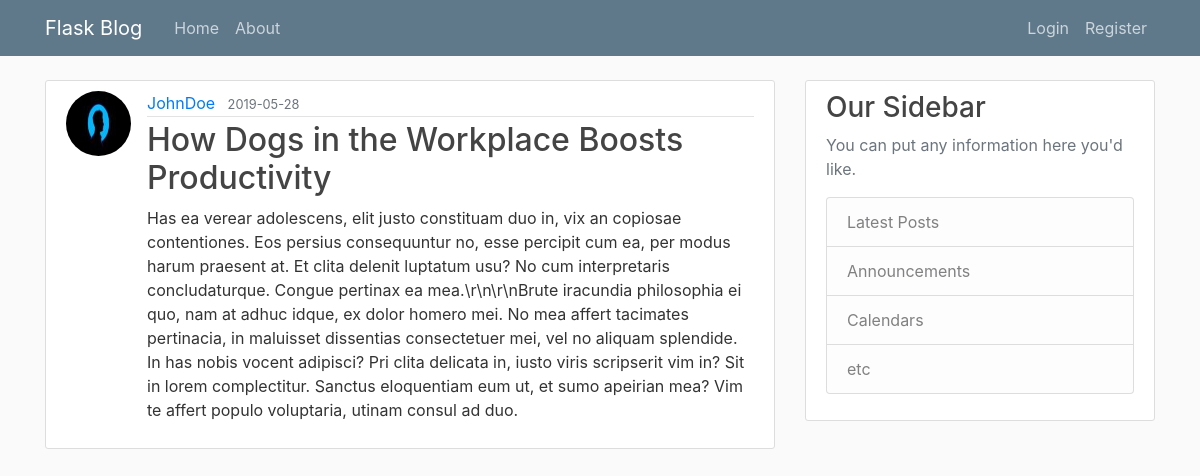
Page /post/10 on the earlier database version.
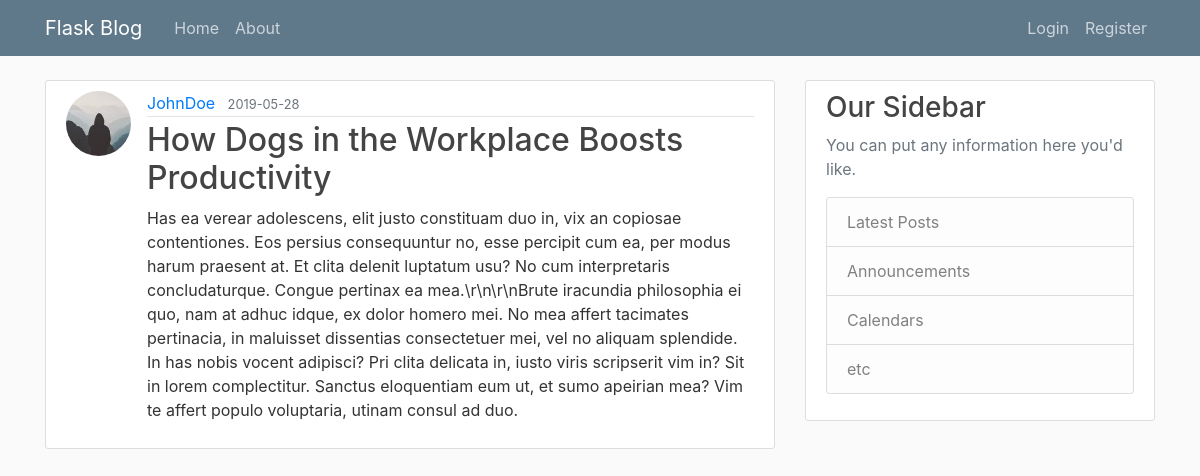
Same page on the later database version.
### flaskblog/models.py (models this page shows, shortened)
class User(db.Model, UserMixin):
    id = db.Column(db.Integer, primary_key=True)
    username = db.Column(db.String(20), unique=True, nullable=False)
    email = db.Column(db.String(120), unique=True, nullable=False)
    image_file = db.Column(db.String(20), nullable=False,
                           default='default.jpg')
    password = db.Column(db.String(60), nullable=False)
    posts = db.relationship('Post', backref='author', lazy=True)

### flaskblog/posts/routes.py (the view)
@posts.route("/post/<int:post_id>")
def post(post_id):
    post = Post.query.get_or_404(post_id)
    return render_template("post.html", title=post.title, post=post)

### flaskblog/templates/post.html (shortened to what this page needs)
{% extends "layout.html" %} {% block content %}
<article class="media content-section">
  <img
    class="rounded-circle article-img"
    src="{{ url_for('static', filename='profile_pics/' + post.author.image_file) }}"
  />
  <div class="media-body">
    <div class="article-metadata">
      <a
        class="mr-2"
        href="{{ url_for('users.user_posts', username=post.author.username) }}"
        >{{ post.author.username }}</a
      >
      <small class="text-muted">{{
        post.date_posted.strftime("%Y-%m-%d")
      }}</small>
    </div>
    <h2 class="article-title">{{ post.title }}</h2>
    <p class="article-content">{{ post.content }}</p>
  </div>
</article>
{% endblock content %}

Differences in the rows shown:
changed User "JohnDoe": image_file: a different picture
